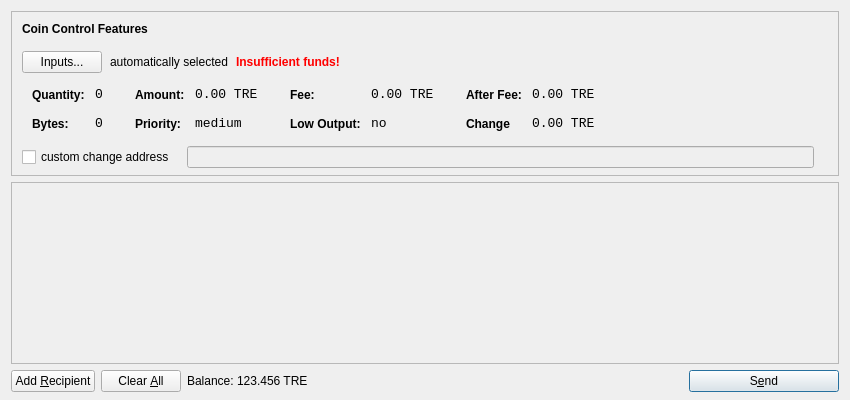
<?xml version="1.0" encoding="UTF-8"?>
<ui version="4.0">
 <class>SendCoinsDialog</class>
 <widget class="QDialog" name="SendCoinsDialog">
  <property name="geometry">
   <rect>
    <x>0</x>
    <y>0</y>
    <width>850</width>
    <height>400</height>
   </rect>
  </property>
  <property name="windowTitle">
   <string>Send Coins</string>
  </property>
  <layout class="QVBoxLayout" name="verticalLayout" stretch="0,1,0">
   <property name="bottomMargin">
    <number>8</number>
   </property>
   <item>
    <widget class="QFrame" name="frameCoinControl">
     <property name="sizePolicy">
      <sizepolicy hsizetype="Expanding" vsizetype="Expanding">
       <horstretch>0</horstretch>
       <verstretch>0</verstretch>
      </sizepolicy>
     </property>
     <property name="maximumSize">
      <size>
       <width>16777215</width>
       <height>16777215</height>
      </size>
     </property>
     <property name="frameShape">
      <enum>QFrame::StyledPanel</enum>
     </property>
     <property name="frameShadow">
      <enum>QFrame::Sunken</enum>
     </property>
     <layout class="QVBoxLayout" name="verticalLayoutCoinControl2">
      <property name="spacing">
       <number>-1</number>
      </property>
      <property name="leftMargin">
       <number>0</number>
      </property>
      <property name="topMargin">
       <number>0</number>
      </property>
      <property name="rightMargin">
       <number>0</number>
      </property>
      <property name="bottomMargin">
       <number>6</number>
      </property>
      <item>
       <layout class="QVBoxLayout" name="verticalLayoutCoinControl" stretch="0,0,0,0,1">
        <property name="spacing">
         <number>0</number>
        </property>
        <property name="leftMargin">
         <number>10</number>
        </property>
        <property name="topMargin">
         <number>10</number>
        </property>
        <item>
         <layout class="QHBoxLayout" name="horizontalLayoutCoinControl1">
          <property name="bottomMargin">
           <number>15</number>
          </property>
          <item>
           <widget class="QLabel" name="labelCoinControlFeatures">
            <property name="sizePolicy">
             <sizepolicy hsizetype="Preferred" vsizetype="Maximum">
              <horstretch>0</horstretch>
              <verstretch>0</verstretch>
             </sizepolicy>
            </property>
            <property name="font">
             <font>
              <weight>75</weight>
              <bold>true</bold>
             </font>
            </property>
            <property name="styleSheet">
             <string notr="true">font-weight:bold;</string>
            </property>
            <property name="text">
             <string>Coin Control Features</string>
            </property>
           </widget>
          </item>
         </layout>
        </item>
        <item>
         <layout class="QHBoxLayout" name="horizontalLayoutCoinControl2" stretch="0,0,0,0">
          <property name="spacing">
           <number>8</number>
          </property>
          <property name="bottomMargin">
           <number>10</number>
          </property>
          <item>
           <widget class="QPushButton" name="pushButtonCoinControl">
            <property name="styleSheet">
             <string notr="true"/>
            </property>
            <property name="text">
             <string>Inputs...</string>
            </property>
           </widget>
          </item>
          <item>
           <widget class="QLabel" name="labelCoinControlAutomaticallySelected">
            <property name="text">
             <string>automatically selected</string>
            </property>
            <property name="margin">
             <number>5</number>
            </property>
           </widget>
          </item>
          <item>
           <widget class="QLabel" name="labelCoinControlInsuffFunds">
            <property name="font">
             <font>
              <weight>75</weight>
              <bold>true</bold>
             </font>
            </property>
            <property name="styleSheet">
             <string notr="true">color:red;font-weight:bold;</string>
            </property>
            <property name="text">
             <string>Insufficient funds!</string>
            </property>
            <property name="margin">
             <number>5</number>
            </property>
           </widget>
          </item>
          <item>
           <spacer name="horizontalSpacerCoinControl">
            <property name="orientation">
             <enum>Qt::Horizontal</enum>
            </property>
            <property name="sizeHint" stdset="0">
             <size>
              <width>40</width>
              <height>1</height>
             </size>
            </property>
           </spacer>
          </item>
         </layout>
        </item>
        <item>
         <widget class="QWidget" name="widgetCoinControl" native="true">
          <property name="sizePolicy">
           <sizepolicy hsizetype="Preferred" vsizetype="Preferred">
            <horstretch>0</horstretch>
            <verstretch>0</verstretch>
           </sizepolicy>
          </property>
          <property name="minimumSize">
           <size>
            <width>0</width>
            <height>0</height>
           </size>
          </property>
          <property name="styleSheet">
           <string notr="true"/>
          </property>
          <layout class="QHBoxLayout" name="horizontalLayoutCoinControl5">
           <property name="margin">
            <number>0</number>
           </property>
           <item>
            <layout class="QHBoxLayout" name="horizontalLayoutCoinControl3" stretch="0,0,0,1">
             <property name="spacing">
              <number>20</number>
             </property>
             <property name="topMargin">
              <number>0</number>
             </property>
             <property name="bottomMargin">
              <number>10</number>
             </property>
             <item>
              <layout class="QFormLayout" name="formLayoutCoinControl1">
               <property name="horizontalSpacing">
                <number>10</number>
               </property>
               <property name="verticalSpacing">
                <number>14</number>
               </property>
               <property name="leftMargin">
                <number>10</number>
               </property>
               <property name="topMargin">
                <number>4</number>
               </property>
               <property name="rightMargin">
                <number>6</number>
               </property>
               <item row="0" column="0">
                <widget class="QLabel" name="labelCoinControlQuantityText">
                 <property name="styleSheet">
                  <string notr="true">font-weight:bold;</string>
                 </property>
                 <property name="text">
                  <string>Quantity:</string>
                 </property>
                 <property name="margin">
                  <number>0</number>
                 </property>
                </widget>
               </item>
               <item row="0" column="1">
                <widget class="QLabel" name="labelCoinControlQuantity">
                 <property name="font">
                  <font>
                   <family>Monospace</family>
                   <pointsize>10</pointsize>
                  </font>
                 </property>
                 <property name="cursor">
                  <cursorShape>IBeamCursor</cursorShape>
                 </property>
                 <property name="contextMenuPolicy">
                  <enum>Qt::ActionsContextMenu</enum>
                 </property>
                 <property name="text">
                  <string>0</string>
                 </property>
                 <property name="margin">
                  <number>0</number>
                 </property>
                 <property name="textInteractionFlags">
                  <set>Qt::LinksAccessibleByMouse|Qt::TextSelectableByKeyboard|Qt::TextSelectableByMouse</set>
                 </property>
                </widget>
               </item>
               <item row="1" column="0">
                <widget class="QLabel" name="labelCoinControlBytesText">
                 <property name="styleSheet">
                  <string notr="true">font-weight:bold;</string>
                 </property>
                 <property name="text">
                  <string>Bytes:</string>
                 </property>
                </widget>
               </item>
               <item row="1" column="1">
                <widget class="QLabel" name="labelCoinControlBytes">
                 <property name="font">
                  <font>
                   <family>Monospace</family>
                   <pointsize>10</pointsize>
                  </font>
                 </property>
                 <property name="cursor">
                  <cursorShape>IBeamCursor</cursorShape>
                 </property>
                 <property name="contextMenuPolicy">
                  <enum>Qt::ActionsContextMenu</enum>
                 </property>
                 <property name="text">
                  <string>0</string>
                 </property>
                 <property name="textInteractionFlags">
                  <set>Qt::LinksAccessibleByMouse|Qt::TextSelectableByKeyboard|Qt::TextSelectableByMouse</set>
                 </property>
                </widget>
               </item>
              </layout>
             </item>
             <item>
              <layout class="QFormLayout" name="formLayoutCoinControl2">
               <property name="horizontalSpacing">
                <number>10</number>
               </property>
               <property name="verticalSpacing">
                <number>14</number>
               </property>
               <property name="leftMargin">
                <number>6</number>
               </property>
               <property name="topMargin">
                <number>4</number>
               </property>
               <property name="rightMargin">
                <number>6</number>
               </property>
               <item row="0" column="0">
                <widget class="QLabel" name="labelCoinControlAmountText">
                 <property name="styleSheet">
                  <string notr="true">font-weight:bold;</string>
                 </property>
                 <property name="text">
                  <string>Amount:</string>
                 </property>
                 <property name="margin">
                  <number>0</number>
                 </property>
                </widget>
               </item>
               <item row="0" column="1">
                <widget class="QLabel" name="labelCoinControlAmount">
                 <property name="font">
                  <font>
                   <family>Monospace</family>
                   <pointsize>10</pointsize>
                  </font>
                 </property>
                 <property name="cursor">
                  <cursorShape>IBeamCursor</cursorShape>
                 </property>
                 <property name="contextMenuPolicy">
                  <enum>Qt::ActionsContextMenu</enum>
                 </property>
                 <property name="text">
                  <string>0.00 TRE</string>
                 </property>
                 <property name="textInteractionFlags">
                  <set>Qt::LinksAccessibleByMouse|Qt::TextSelectableByKeyboard|Qt::TextSelectableByMouse</set>
                 </property>
                </widget>
               </item>
               <item row="1" column="0">
                <widget class="QLabel" name="labelCoinControlPriorityText">
                 <property name="styleSheet">
                  <string notr="true">font-weight:bold;</string>
                 </property>
                 <property name="text">
                  <string>Priority:</string>
                 </property>
                </widget>
               </item>
               <item row="1" column="1">
                <widget class="QLabel" name="labelCoinControlPriority">
                 <property name="font">
                  <font>
                   <family>Monospace</family>
                   <pointsize>10</pointsize>
                  </font>
                 </property>
                 <property name="cursor">
                  <cursorShape>IBeamCursor</cursorShape>
                 </property>
                 <property name="contextMenuPolicy">
                  <enum>Qt::ActionsContextMenu</enum>
                 </property>
                 <property name="text">
                  <string>medium</string>
                 </property>
                 <property name="textInteractionFlags">
                  <set>Qt::LinksAccessibleByMouse|Qt::TextSelectableByKeyboard|Qt::TextSelectableByMouse</set>
                 </property>
                </widget>
               </item>
              </layout>
             </item>
             <item>
              <layout class="QFormLayout" name="formLayoutCoinControl3">
               <property name="horizontalSpacing">
                <number>10</number>
               </property>
               <property name="verticalSpacing">
                <number>14</number>
               </property>
               <property name="leftMargin">
                <number>6</number>
               </property>
               <property name="topMargin">
                <number>4</number>
               </property>
               <property name="rightMargin">
                <number>6</number>
               </property>
               <item row="0" column="0">
                <widget class="QLabel" name="labelCoinControlFeeText">
                 <property name="styleSheet">
                  <string notr="true">font-weight:bold;</string>
                 </property>
                 <property name="text">
                  <string>Fee:</string>
                 </property>
                 <property name="margin">
                  <number>0</number>
                 </property>
                </widget>
               </item>
               <item row="0" column="1">
                <widget class="QLabel" name="labelCoinControlFee">
                 <property name="font">
                  <font>
                   <family>Monospace</family>
                   <pointsize>10</pointsize>
                  </font>
                 </property>
                 <property name="cursor">
                  <cursorShape>IBeamCursor</cursorShape>
                 </property>
                 <property name="contextMenuPolicy">
                  <enum>Qt::ActionsContextMenu</enum>
                 </property>
                 <property name="text">
                  <string>0.00 TRE</string>
                 </property>
                 <property name="textInteractionFlags">
                  <set>Qt::LinksAccessibleByMouse|Qt::TextSelectableByKeyboard|Qt::TextSelectableByMouse</set>
                 </property>
                </widget>
               </item>
               <item row="1" column="0">
                <widget class="QLabel" name="labelCoinControlLowOutputText">
                 <property name="styleSheet">
                  <string notr="true">font-weight:bold;</string>
                 </property>
                 <property name="text">
                  <string>Low Output:</string>
                 </property>
                </widget>
               </item>
               <item row="1" column="1">
                <widget class="QLabel" name="labelCoinControlLowOutput">
                 <property name="font">
                  <font>
                   <family>Monospace</family>
                   <pointsize>10</pointsize>
                  </font>
                 </property>
                 <property name="cursor">
                  <cursorShape>IBeamCursor</cursorShape>
                 </property>
                 <property name="contextMenuPolicy">
                  <enum>Qt::ActionsContextMenu</enum>
                 </property>
                 <property name="text">
                  <string>no</string>
                 </property>
                 <property name="textInteractionFlags">
                  <set>Qt::LinksAccessibleByMouse|Qt::TextSelectableByKeyboard|Qt::TextSelectableByMouse</set>
                 </property>
                </widget>
               </item>
              </layout>
             </item>
             <item>
              <layout class="QFormLayout" name="formLayoutCoinControl4">
               <property name="horizontalSpacing">
                <number>10</number>
               </property>
               <property name="verticalSpacing">
                <number>14</number>
               </property>
               <property name="leftMargin">
                <number>6</number>
               </property>
               <property name="topMargin">
                <number>4</number>
               </property>
               <property name="rightMargin">
                <number>6</number>
               </property>
               <item row="0" column="0">
                <widget class="QLabel" name="labelCoinControlAfterFeeText">
                 <property name="styleSheet">
                  <string notr="true">font-weight:bold;</string>
                 </property>
                 <property name="text">
                  <string>After Fee:</string>
                 </property>
                 <property name="margin">
                  <number>0</number>
                 </property>
                </widget>
               </item>
               <item row="0" column="1">
                <widget class="QLabel" name="labelCoinControlAfterFee">
                 <property name="font">
                  <font>
                   <family>Monospace</family>
                   <pointsize>10</pointsize>
                  </font>
                 </property>
                 <property name="cursor">
                  <cursorShape>IBeamCursor</cursorShape>
                 </property>
                 <property name="contextMenuPolicy">
                  <enum>Qt::ActionsContextMenu</enum>
                 </property>
                 <property name="text">
                  <string>0.00 TRE</string>
                 </property>
                 <property name="textInteractionFlags">
                  <set>Qt::LinksAccessibleByMouse|Qt::TextSelectableByKeyboard|Qt::TextSelectableByMouse</set>
                 </property>
                </widget>
               </item>
               <item row="1" column="0">
                <widget class="QLabel" name="labelCoinControlChangeText">
                 <property name="styleSheet">
                  <string notr="true">font-weight:bold;</string>
                 </property>
                 <property name="text">
                  <string>Change</string>
                 </property>
                </widget>
               </item>
               <item row="1" column="1">
                <widget class="QLabel" name="labelCoinControlChange">
                 <property name="font">
                  <font>
                   <family>Monospace</family>
                   <pointsize>10</pointsize>
                  </font>
                 </property>
                 <property name="cursor">
                  <cursorShape>IBeamCursor</cursorShape>
                 </property>
                 <property name="contextMenuPolicy">
                  <enum>Qt::ActionsContextMenu</enum>
                 </property>
                 <property name="text">
                  <string>0.00 TRE</string>
                 </property>
                 <property name="textInteractionFlags">
                  <set>Qt::LinksAccessibleByMouse|Qt::TextSelectableByKeyboard|Qt::TextSelectableByMouse</set>
                 </property>
                </widget>
               </item>
              </layout>
             </item>
            </layout>
           </item>
          </layout>
         </widget>
        </item>
        <item>
         <layout class="QHBoxLayout" name="horizontalLayoutCoinControl4" stretch="0,0,0">
          <property name="spacing">
           <number>12</number>
          </property>
          <property name="sizeConstraint">
           <enum>QLayout::SetDefaultConstraint</enum>
          </property>
          <property name="topMargin">
           <number>5</number>
          </property>
          <property name="rightMargin">
           <number>5</number>
          </property>
          <item>
           <widget class="QCheckBox" name="checkBoxCoinControlChange">
            <property name="text">
             <string>custom change address</string>
            </property>
           </widget>
          </item>
          <item>
           <widget class="QLineEdit" name="lineEditCoinControlChange">
            <property name="enabled">
             <bool>false</bool>
            </property>
            <property name="sizePolicy">
             <sizepolicy hsizetype="Expanding" vsizetype="Fixed">
              <horstretch>0</horstretch>
              <verstretch>0</verstretch>
             </sizepolicy>
            </property>
           </widget>
          </item>
          <item>
           <widget class="QLabel" name="labelCoinControlChangeLabel">
            <property name="sizePolicy">
             <sizepolicy hsizetype="Preferred" vsizetype="Expanding">
              <horstretch>0</horstretch>
              <verstretch>0</verstretch>
             </sizepolicy>
            </property>
            <property name="minimumSize">
             <size>
              <width>0</width>
              <height>0</height>
             </size>
            </property>
            <property name="text">
             <string/>
            </property>
            <property name="margin">
             <number>3</number>
            </property>
           </widget>
          </item>
         </layout>
        </item>
        <item>
         <spacer name="verticalSpacerCoinControl">
          <property name="orientation">
           <enum>Qt::Vertical</enum>
          </property>
          <property name="sizeHint" stdset="0">
           <size>
            <width>800</width>
            <height>1</height>
           </size>
          </property>
         </spacer>
        </item>
       </layout>
      </item>
     </layout>
    </widget>
   </item>
   <item>
    <widget class="QScrollArea" name="scrollArea">
     <property name="widgetResizable">
      <bool>true</bool>
     </property>
     <widget class="QWidget" name="scrollAreaWidgetContents">
      <property name="geometry">
       <rect>
        <x>0</x>
        <y>0</y>
        <width>830</width>
        <height>165</height>
       </rect>
      </property>
      <layout class="QVBoxLayout" name="verticalLayout_2">
       <property name="margin">
        <number>0</number>
       </property>
       <item>
        <layout class="QVBoxLayout" name="entries">
         <property name="spacing">
          <number>6</number>
         </property>
        </layout>
       </item>
       <item>
        <spacer name="verticalSpacer">
         <property name="orientation">
          <enum>Qt::Vertical</enum>
         </property>
         <property name="sizeHint" stdset="0">
          <size>
           <width>20</width>
           <height>40</height>
          </size>
         </property>
        </spacer>
       </item>
      </layout>
     </widget>
    </widget>
   </item>
   <item>
    <layout class="QHBoxLayout" name="horizontalLayout">
     <item>
      <widget class="QPushButton" name="addButton">
       <property name="toolTip">
        <string>Send to multiple recipients at once</string>
       </property>
       <property name="text">
        <string>Add &amp;Recipient</string>
       </property>
       <property name="icon">
        <iconset resource="../bitcoin.qrc">
         <normaloff>:/icons/add</normaloff>:/icons/add</iconset>
       </property>
       <property name="autoDefault">
        <bool>false</bool>
       </property>
      </widget>
     </item>
     <item>
      <widget class="QPushButton" name="clearButton">
       <property name="sizePolicy">
        <sizepolicy hsizetype="Minimum" vsizetype="Fixed">
         <horstretch>0</horstretch>
         <verstretch>0</verstretch>
        </sizepolicy>
       </property>
       <property name="toolTip">
        <string>Remove all transaction fields</string>
       </property>
       <property name="text">
        <string>Clear &amp;All</string>
       </property>
       <property name="icon">
        <iconset resource="../bitcoin.qrc">
         <normaloff>:/icons/remove</normaloff>:/icons/remove</iconset>
       </property>
       <property name="autoRepeatDelay">
        <number>300</number>
       </property>
       <property name="autoDefault">
        <bool>false</bool>
       </property>
      </widget>
     </item>
     <item>
      <layout class="QHBoxLayout" name="horizontalLayout_2">
       <property name="spacing">
        <number>3</number>
       </property>
       <item>
        <widget class="QLabel" name="label">
         <property name="sizePolicy">
          <sizepolicy hsizetype="Preferred" vsizetype="Fixed">
           <horstretch>0</horstretch>
           <verstretch>0</verstretch>
          </sizepolicy>
         </property>
         <property name="text">
          <string>Balance:</string>
         </property>
        </widget>
       </item>
       <item>
        <widget class="QLabel" name="labelBalance">
         <property name="sizePolicy">
          <sizepolicy hsizetype="Preferred" vsizetype="Fixed">
           <horstretch>0</horstretch>
           <verstretch>0</verstretch>
          </sizepolicy>
         </property>
         <property name="cursor">
          <cursorShape>IBeamCursor</cursorShape>
         </property>
         <property name="text">
          <string>123.456 TRE</string>
         </property>
         <property name="textInteractionFlags">
          <set>Qt::LinksAccessibleByMouse|Qt::TextSelectableByKeyboard|Qt::TextSelectableByMouse</set>
         </property>
        </widget>
       </item>
      </layout>
     </item>
     <item>
      <spacer name="horizontalSpacer">
       <property name="orientation">
        <enum>Qt::Horizontal</enum>
       </property>
       <property name="sizeHint" stdset="0">
        <size>
         <width>40</width>
         <height>20</height>
        </size>
       </property>
      </spacer>
     </item>
     <item>
      <widget class="QPushButton" name="sendButton">
       <property name="minimumSize">
        <size>
         <width>150</width>
         <height>0</height>
        </size>
       </property>
       <property name="toolTip">
        <string>Confirm the send action</string>
       </property>
       <property name="text">
        <string>S&amp;end</string>
       </property>
       <property name="icon">
        <iconset resource="../bitcoin.qrc">
         <normaloff>:/icons/send</normaloff>:/icons/send</iconset>
       </property>
       <property name="default">
        <bool>true</bool>
       </property>
      </widget>
     </item>
    </layout>
   </item>
  </layout>
 </widget>
 <resources>
  <include location="../bitcoin.qrc"/>
 </resources>
 <connections/>
</ui>
